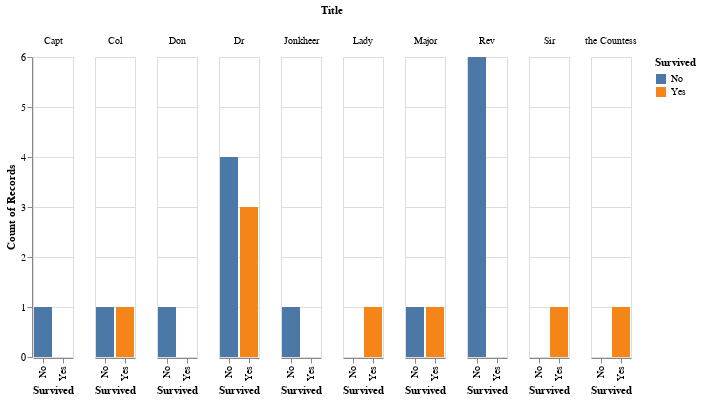

The cell this chart's notebook holds for it:
### Code cell
# Doctors, Captains, and Reverands didn't fare too well
alt.Chart(titanic[titanic['Rank'] == True]).mark_bar().encode(
    x='Survived:N',
    y='count()',
    color='Survived:N',
    column='Title'
)

### Figure 1 — Vega-Lite specification as saved in the notebook (floating-point values rounded to 4 significant figures)
{"config": {"view": {"continuousWidth": 400, "continuousHeight": 300}}, "data": {"name": "data-404a85a44b348f41f0e6447a129e4054"}, "mark": "bar", "encoding": {"color": {"field": "Survived", "type": "nominal"}, "column": {"field": "Title", "type": "nominal"}, "x": {"field": "Survived", "type": "nominal"}, "y": {"aggregate": "count", "type": "quantitative"}}, "$schema": "https://vega.github.io/schema/vega-lite/v4.17.0.json", "datasets": {"data-404a85a44b348f41f0e6447a129e4054": [{"PassengerId": 31, "Survived": "No", "Pclass": 1, "Name": "Uruchurtu, Don. Manuel E", "Sex": "male", "Age": 40.0, "SibSp": 0, "Parch": 0, "Ticket": "PC 17601", "Fare": 27.72, "Cabin": null, "Embarked": "C", "Title": "Don", "Rank": true}, {"PassengerId": 150, "Survived": "No", "Pclass": 2, "Name": "Byles, Rev. Thomas Roussel Davids", "Sex": "male", "Age": 42.0, "SibSp": 0, "Parch": 0, "Ticket": "244310", "Fare": 13.0, "Cabin": null, "Embarked": "S", "Title": "Rev", "Rank": true}, {"PassengerId": 151, "Survived": "No", "Pclass": 2, "Name": "Bateman, Rev. Robert James", "Sex": "male", "Age": 51.0, "SibSp": 0, "Parch": 0, "Ticket": "S.O.P. 1166", "Fare": 12.53, "Cabin": null, "Embarked": "S", "Title": "Rev", "Rank": true}, {"PassengerId": 246, "Survived": "No", "Pclass": 1, "Name": "Minahan, Dr. William Edward", "Sex": "male", "Age": 44.0, "SibSp": 2, "Parch": 0, "Ticket": "19928", "Fare": 90.0, "Cabin": "C78", "Embarked": "Q", "Title": "Dr", "Rank": true}, {"PassengerId": 250, "Survived": "No", "Pclass": 2, "Name": "Carter, Rev. Ernest Courtenay", "Sex": "male", "Age": 54.0, "SibSp": 1, "Parch": 0, "Ticket": "244252", "Fare": 26.0, "Cabin": null, "Embarked": "S", "Title": "Rev", "Rank": true}, {"PassengerId": 318, "Survived": "No", "Pclass": 2, "Name": "Moraweck, Dr. Ernest", "Sex": "male", "Age": 54.0, "SibSp": 0, "Parch": 0, "Ticket": "29011", "Fare": 14.0, "Cabin": null, "Embarked": "S", "Title": "Dr", "Rank": true}, {"PassengerId": 399, "Survived": "No", "Pclass": 2, "Name": "Pain, Dr. Alfred", "Sex": "male", "Age": 23.0, "SibSp": 0, "Parch": 0, "Ticket": "244278", "Fare": 10.5, "Cabin": null, "Embarked": "S", "Title": "Dr", "Rank": true}, {"PassengerId": 450, "Survived": "Yes", "Pclass": 1, "Name": "Peuchen, Major. Arthur Godfrey", "Sex": "male", "Age": 52.0, "SibSp": 0, "Parch": 0, "Ticket": "113786", "Fare": 30.5, "Cabin": "C104", "Embarked": "S", "Title": "Major", "Rank": true}, {"PassengerId": 537, "Survived": "No", "Pclass": 1, "Name": "Butt, Major. Archibald Willingham", "Sex": "male", "Age": 45.0, "SibSp": 0, "Parch": 0, "Ticket": "113050", "Fare": 26.55, "Cabin": "B38", "Embarked": "S", "Title": "Major", "Rank": true}, {"PassengerId": 557, "Survived": "Yes", "Pclass": 1, "Name": "Duff Gordon, Lady. (Lucille Christiana Sutherland) (\"Mrs Morgan\")", "Sex": "female", "Age": 48.0, "SibSp": 1, "Parch": 0, "Ticket": "11755", "Fare": 39.6, "Cabin": "A16", "Embarked": "C", "Title": "Lady", "Rank": true}, {"PassengerId": 600, "Survived": "Yes", "Pclass": 1, "Name": "Duff Gordon, Sir. Cosmo Edmund (\"Mr Morgan\")", "Sex": "male", "Age": 49.0, "SibSp": 1, "Parch": 0, "Ticket": "PC 17485", "Fare": 56.93, "Cabin": "A20", "Embarked": "C", "Title": "Sir", "Rank": true}, {"PassengerId": 627, "Survived": "No", "Pclass": 2, "Name": "Kirkland, Rev. Charles Leonard", "Sex": "male", "Age": 57.0, "SibSp": 0, "Parch": 0, "Ticket": "219533", "Fare": 12.35, "Cabin": null, "Embarked": "Q", "Title": "Rev", "Rank": true}, {"PassengerId": 633, "Survived": "Yes", "Pclass": 1, "Name": "Stahelin-Maeglin, Dr. Max", "Sex": "male", "Age": 32.0, "SibSp": 0, "Parch": 0, "Ticket": "13214", "Fare": 30.5, "Cabin": "B50", "Embarked": "C", "Title": "Dr", "Rank": true}, {"PassengerId": 648, "Survived": "Yes", "Pclass": 1, "Name": "Simonius-Blumer, Col. Oberst Alfons", "Sex": "male", "Age": 56.0, "SibSp": 0, "Parch": 0, "Ticket": "13213", "Fare": 35.5, "Cabin": "A26", "Embarked": "C", "Title": "Col", "Rank": true}, {"PassengerId": 661, "Survived": "Yes", "Pclass": 1, "Name": "Frauenthal, Dr. Henry William", "Sex": "male", "Age": 50.0, "SibSp": 2, "Parch": 0, "Ticket": "PC 17611", "Fare": 133.7, "Cabin": null, "Embarked": "S", "Title": "Dr", "Rank": true}, {"PassengerId": 695, "Survived": "No", "Pclass": 1, "Name": "Weir, Col. John", "Sex": "male", "Age": 60.0, "SibSp": 0, "Parch": 0, "Ticket": "113800", "Fare": 26.55, "Cabin": null, "Embarked": "S", "Title": "Col", "Rank": true}, {"PassengerId": 746, "Survived": "No", "Pclass": 1, "Name": "Crosby, Capt. Edward Gifford", "Sex": "male", "Age": 70.0, "SibSp": 1, "Parch": 1, "Ticket": "WE/P 5735", "Fare": 71.0, "Cabin": "B22", "Embarked": "S", "Title": "Capt", "Rank": true}, {"PassengerId": 760, "Survived": "Yes", "Pclass": 1, "Name": "Rothes, the Countess. of (Lucy Noel Martha Dyer-Edwards)", "Sex": "female", "Age": 33.0, "SibSp": 0, "Parch": 0, "Ticket": "110152", "Fare": 86.5, "Cabin": "B77", "Embarked": "S", "Title": "the Countess", "Rank": true}, {"PassengerId": 767, "Survived": "No", "Pclass": 1, "Name": "Brewe, Dr. Arthur Jackson", "Sex": "male", "Age": null, "SibSp": 0, "Parch": 0, "Ticket": "112379", "Fare": 39.6, "Cabin": null, "Embarked": "C", "Title": "Dr", "Rank": true}, {"PassengerId": 797, "Survived": "Yes", "Pclass": 1, "Name": "Leader, Dr. Alice (Farnham)", "Sex": "female", "Age": 49.0, "SibSp": 0, "Parch": 0, "Ticket": "17465", "Fare": 25.93, "Cabin": "D17", "Embarked": "S", "Title": "Dr", "Rank": true}, {"PassengerId": 823, "Survived": "No", "Pclass": 1, "Name": "Reuchlin, Jonkheer. John George", "Sex": "male", "Age": 38.0, "SibSp": 0, "Parch": 0, "Ticket": "19972", "Fare": 0.0, "Cabin": null, "Embarked": "S", "Title": "Jonkheer", "Rank": true}, {"PassengerId": 849, "Survived": "No", "Pclass": 2, "Name": "Harper, Rev. John", "Sex": "male", "Age": 28.0, "SibSp": 0, "Parch": 1, "Ticket": "248727", "Fare": 33.0, "Cabin": null, "Embarked": "S", "Title": "Rev", "Rank": true}, {"PassengerId": 887, "Survived": "No", "Pclass": 2, "Name": "Montvila, Rev. Juozas", "Sex": "male", "Age": 27.0, "SibSp": 0, "Parch": 0, "Ticket": "211536", "Fare": 13.0, "Cabin": null, "Embarked": "S", "Title": "Rev", "Rank": true}]}}
